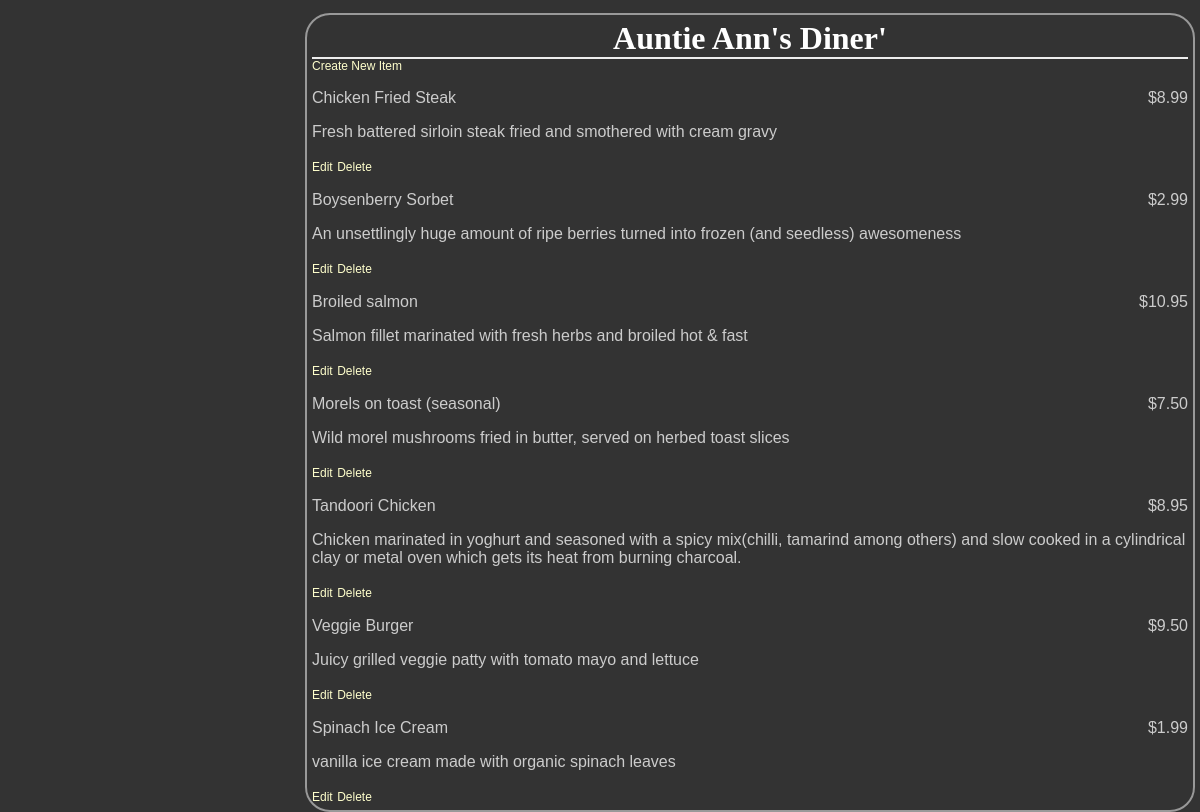
Screenshot of /restaurants/7/ with the database file from the repository.
### database_setup.py (models this page shows, shortened)
class Restaurant(Base):
	__tablename__ = "restaurant"
	name = Column(String(80), nullable=False)
	id = Column(Integer, primary_key=True)

class MenuItem(Base):
	__tablename__ = "menu_item"
	name = Column(String(80), nullable=False)
	id = Column(Integer, primary_key=True)
	course = Column(String(250))
	description = Column(String(250))
	price = Column(String(8))
	restaurant_id = Column(Integer, ForeignKey("restaurant.id"))
	restaurant = relationship(Restaurant)

### project.py (the view)
@app.route('/restaurants/<int:restaurant_id>/')
def restaurantMenu(restaurant_id):
    restaurant = session.query(Restaurant).filter_by(id=restaurant_id).one()
    items = session.query(MenuItem).filter_by(restaurant_id=restaurant.id)
    return render_template('menu.html', restaurant=restaurant, items=items)

### templates/menu.html (shortened to what this page needs)
<html>
<head>
	<link rel=stylesheet type=text/css href="{{ url_for('static', filename='styles.css') }}">
	</head>
	<body>
	<div class = 'pane'>
		<div class = 'header'>
		<h1>{{ restaurant.name }}</h1>
	</div>
	<a href = '{{url_for('newMenuItem', restaurant_id = restaurant.id) }}'>Create New Item</a>
		{% for i in items %}
    <div class = 'nameAndPrice'>
		<span class = 'name'><p>{{i.name}}</p></span>
		<span class = 'price'>
		<p>{{i.price}} </p>
	</span>
	</div>
	<div class = 'description'>
		<p>{{i.description}}</p>
	</div>
	<div class = "editdeletepane">
	<a href='{{url_for('editMenuItem',restaurant_id = restaurant.id, menu_id=i.id)}}' >Edit</a>
	<a href='{{url_for('deleteMenuItem', restaurant_id = restaurant.id, menu_id=i.id)}}' >
	Delete</a>
	</div>
		{% endfor %}
</div>
	</body>
</html>

### static/styles.css (style rules this page uses)
body { font-family: sans-serif; background-image: url('img3.jpg'); background-color: #333333 }
h1, h2, h3, h4 { color: #FFFFFF; }
h1, h2 { font-family: 'Georgia', serif; margin: 0; }
h1 { border-bottom: 2px solid #eee; }
p, dd, dt { color: #CCCCCC; }
a { text-decoration: none; color:#FFFFCC; font-size: .75em; }
.pane { position:absolute; left: 25%; border: 2px solid; border-radius: 25px; padding: 5px; margin: 5px; border-color: #999999; background-color: #333333 }
.header { left:50%; text-align: center; }
.name { width:50%;display: inline-block; float: left; }
.price { text-align: right; width:50%; float: right; }

### rows the page displays
Restaurant: name "Auntie Ann's Diner'"
MenuItem: name "Chicken Fried Steak", price "$8.99", description "Fresh battered sirloin steak fried and smothered with cream gravy"
MenuItem: name "Boysenberry Sorbet", price "$2.99", description "An unsettlingly huge amount of ripe berries turned into frozen (and seedless) awesomeness"
MenuItem: name "Broiled salmon", price "$10.95", description "Salmon fillet marinated with fresh herbs and broiled hot & fast"
MenuItem: name "Morels on toast (seasonal)", price "$7.50", description "Wild morel mushrooms fried in butter, served on herbed toast slices"
MenuItem: name "Tandoori Chicken", price "$8.95", description "Chicken marinated in yoghurt and seasoned with a spicy mix(chilli, tamarind among others) and slow cooked in a cylindrical clay or metal oven which gets its heat from burning charcoal."
MenuItem: name "Veggie Burger", price "$9.50", description "Juicy grilled veggie patty with tomato mayo and lettuce"
MenuItem: name "Spinach Ice Cream", price "$1.99", description "vanilla ice cream made with organic spinach leaves"
